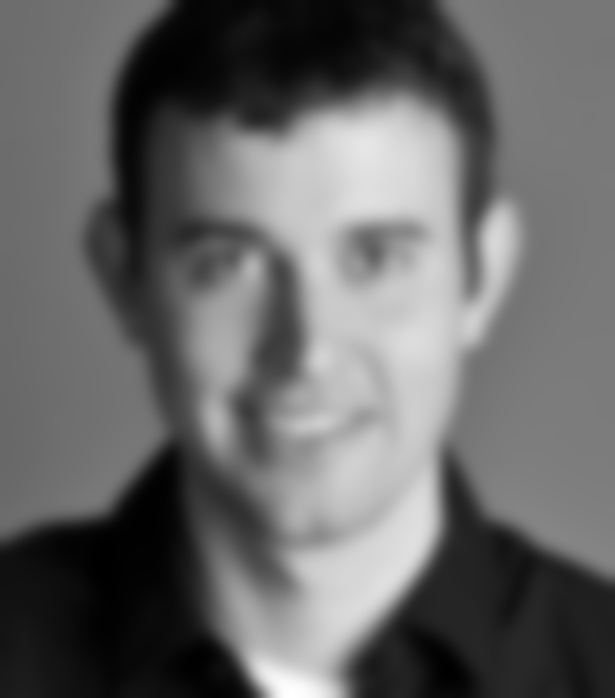
#> input picture hw2/imgs/DerekPicture-crop_G1.jpg, 615 x 698 px
$ python main_part2_34.py imgs/DerekPicture-crop_G1.jpg imgs/DerekPicture-crop_nutmeg-crop_hybrid.jpg 5 100 100 100 out   (older library calls are emulated)
#> lines starting #> are read from the running program, lines starting #| are printed output that depends on the picture; after the words box and inside, x2 and y2 are one past the last pixel; in counts of white or black regions, pixels touching at a corner belong together
import numpy as np
import cv2
import argparse
import matplotlib
matplotlib.use('Agg')

import matplotlib.pyplot as plt

from pathlib import Path

DEBUG = False

def get2d_gaussian(ksize, sigma):
    g1d = cv2.getGaussianKernel(ksize, sigma)
    kernel = g1d.dot(g1d.T)
    return kernel

def get_gaussian_stacks(img, ksize, depth):
    stacks = [img]

    prev_img = img.astype(np.float32)
    # https://computergraphics.stackexchange.com/questions/256/is-doing-multiple-gaussian-blurs-the-same-as-doing-one-larger-blur
    for i in range(depth):
        kernel = get2d_gaussian(ksize * (i+1), 0)
        # kernel = get2d_gaussian(ksize, 0)
        cur = cv2.filter2D(prev_img, cv2.CV_32F, kernel)

        stacks.append(cur)
        prev_img = cur
    return stacks

def normalize(img):
    # NOTE: have to normalize each channel separately!!
    b = cv2.normalize(img[:, :, 0], None, 0, 255, cv2.NORM_MINMAX).astype(np.uint8)
    g = cv2.normalize(img[:, :, 1], None, 0, 255, cv2.NORM_MINMAX).astype(np.uint8)
    r = cv2.normalize(img[:, :, 2], None, 0, 255, cv2.NORM_MINMAX).astype(np.uint8)
    return np.stack([b, g, r], axis=-1)

def get_laplacian_stacks(img, ksize, depth):
    lp_stacks = []
    prev_img = img.astype(np.float32)

    for i in range(depth):
        kernel = get2d_gaussian(ksize * (i+1), 0)
        # kernel = get2d_gaussian(ksize , 0)
        cur = cv2.filter2D(prev_img, cv2.CV_32F, kernel)
        lp = prev_img - cur

        prev_img = cur

        lp_stacks.append(lp)

    lp_stacks.append(prev_img)

    return lp_stacks

def bgr2rgb(img):
    img = cv2.cvtColor(img, cv2.COLOR_BGR2RGB)
    return img

def main():
    parser = argparse.ArgumentParser()
    parser.add_argument("left", type=str)
    parser.add_argument("right", type=str)
    parser.add_argument("depth", type=int)
    parser.add_argument("mask_ksize", type=int)
    parser.add_argument("left_ksize", type=int)
    parser.add_argument("right_ksize", type=int)
    parser.add_argument("out_dir", type=str)

    parser.add_argument("--mask_path", type=str, default=None, help="User provided mask")

    args = parser.parse_args()
    out_dir = Path(args.out_dir)
    out_dir.mkdir(exist_ok=True)

    left_path_stem = Path(args.left).stem
    right_path_stem = Path(args.right).stem

    left = cv2.imread(args.left)
#> left is the input picture: shape (698, 615, 3); min 0, max 255, mean 103
    right = cv2.imread(args.right)
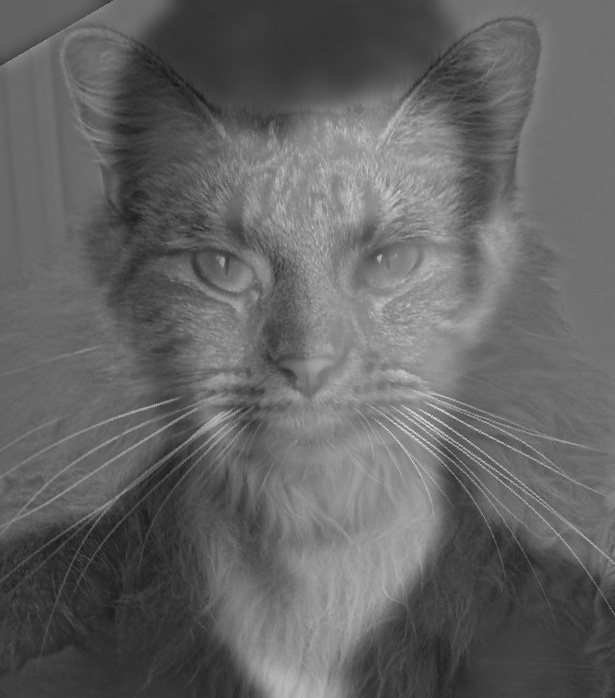
#> input picture hw2/imgs/DerekPicture-crop_nutmeg-crop_hybrid.jpg, 615 x 698 px
#> right is the input picture: shape (698, 615, 3); min 22, max 218, mean 99.8

    assert left.shape == right.shape

    h, w = left.shape[0:2]
#> h = 698; w = 615
    if args.mask_path is None:
        mask = np.zeros((h, w, 3), dtype=np.float32)

        # A step function mask
        mask[:, :w//2] = 1
    else:
        assert isinstance(args.mask_path, str)
        # user provided mask
        mask = cv2.imread(args.mask_path)
        mask = mask / 255 #
        mask = mask.astype(np.float32)

    assert mask.shape[0:2] == (h, w)

    # depth = 4
    depth = args.depth

    # mask_stacks = get_gaussian_stacks(mask, 71, depth)
    mask_stacks = get_gaussian_stacks(mask, args.mask_ksize, depth)

    left_g_stacks = get_gaussian_stacks(left, args.left_ksize, depth)
#> call 2 of get_gaussian_stacks, with ksize = 100, depth = 5
#> after the loop in get_gaussian_stacks (call 2), `for i in range(depth):`:
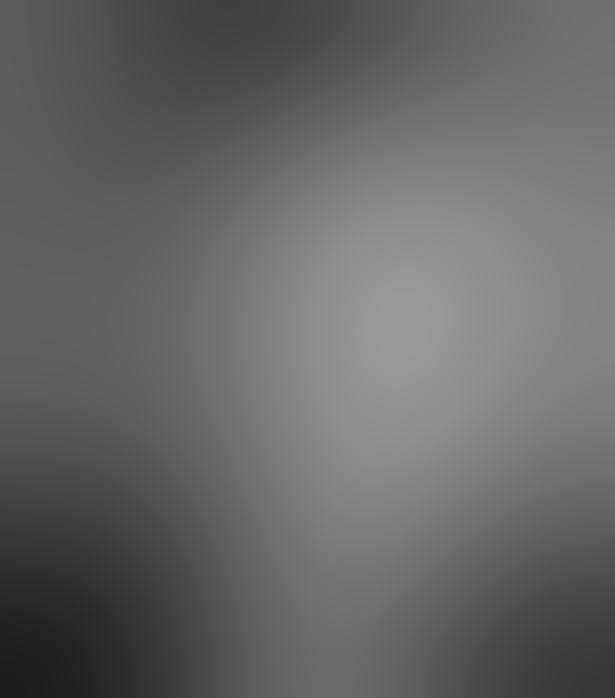
#> prev_img: shape (698, 615, 3) float32; min 29.23, max 152, mean 102.9
#> after the loop in get_gaussian_stacks (call 2), `for i in range(depth):`: stacks = 6 items
#> left_g_stacks = 6 items
    right_g_stacks = get_gaussian_stacks(right, args.right_ksize, depth)
#> right_g_stacks = 6 items

    left_lp_stacks = get_laplacian_stacks(left, args.left_ksize, depth)
#> after the loop in get_laplacian_stacks, `for i in range(depth):`: lp_stacks = 5 items
#> left_lp_stacks = 6 items
    right_lp_stacks = get_laplacian_stacks(right, args.right_ksize, depth)
#> the loop in get_laplacian_stacks (call 2), `for i in range(depth):` made 5 passes
#> pass 1, in get_laplacian_stacks (call 2), `lp = prev_img - cur`:
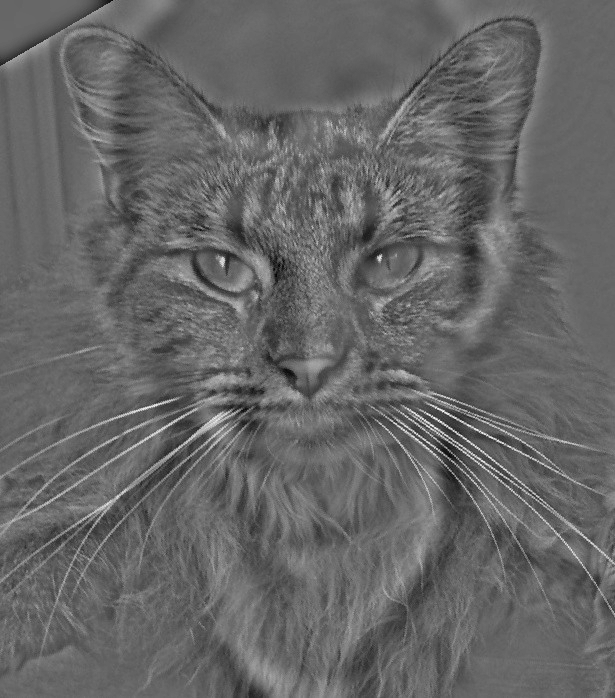
#> lp: shape (698, 615, 3) float32; min -54.59, max 81.25, mean 0; drawn with min black and max white
#> right_lp_stacks = 6 items

    for i, m in enumerate(mask_stacks):
        cv2.imwrite(str(out_dir / f"mask_{i}.jpg"), (m * 255).astype(np.uint8))
#> this loop made 6 passes
#> pass 1, in main, `cv2.imwrite(str(out_dir / f"mask_{i}.jpg"), (m * 255).astype(np.uint8))`:
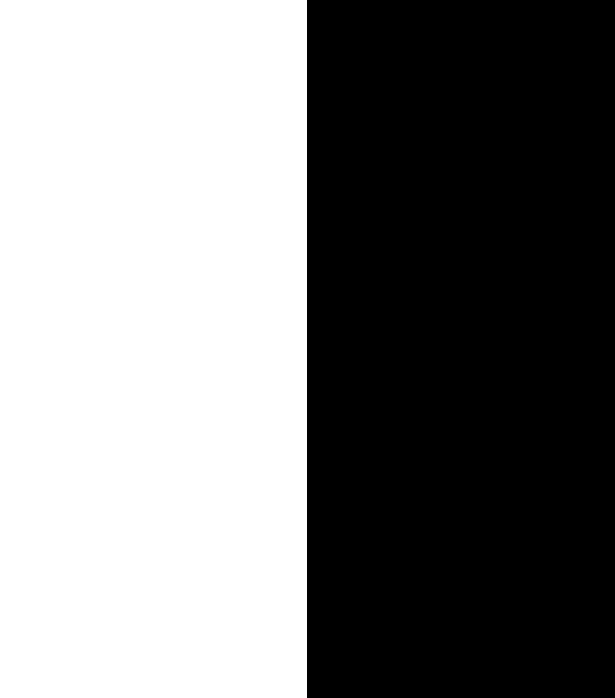
#> saved as mask_0.jpg: shape (698, 615, 3); 49.9% white; 1 white region, box (x1, y1, x2, y2) and area: (0, 0, 307, 698) 214286

    for i, l in enumerate(left_g_stacks):
        cv2.imwrite(str(out_dir / f"{left_path_stem}_{i}.jpg"), l)

    for i, r in enumerate(right_g_stacks):
        cv2.imwrite(str(out_dir / f"{right_path_stem}_{i}.jpg"), r)

    for i, l in enumerate(left_lp_stacks):
        cv2.imwrite(str(out_dir / f"{left_path_stem}_lp_{i}.jpg"), normalize(l))

    for i, r in enumerate(right_lp_stacks):
        cv2.imwrite(str(out_dir / f"{right_path_stem}_lp_{i}.jpg"), normalize(r))

    # merge
    col = 3

    nrow, ncol = depth+2, col

    # [5 lines of commented-out code are left out]

    gs = matplotlib.gridspec.GridSpec(nrow, ncol)

    fig = plt.figure(figsize=(15, 15), dpi=100)

    out = np.zeros((h, w, 3), dtype=np.float32)

    left_acc = np.zeros((h, w, 3), dtype=np.float32)
    right_acc = np.zeros((h, w, 3), dtype=np.float32)
    for i in range(depth, -1, -1):
        left_lp_masked = mask_stacks[i] * (left_lp_stacks[i])
        right_lp_masked = (1-mask_stacks[i]) * (right_lp_stacks[i])
        t = left_lp_masked + right_lp_masked

        left_acc += left_lp_masked
        right_acc += right_lp_masked

        ax_left = plt.subplot(gs[depth-i, 0])
        ax_right = plt.subplot(gs[depth-i, 1])
        ax_merged = plt.subplot(gs[depth-i, 2])

        ax_left.axis("off")
        ax_right.axis("off")
        ax_merged.axis("off")

        ax_left.title.set_text("Level: {}".format(i))
        ax_right.title.set_text("Level: {}".format(i))
        ax_merged.title.set_text("Level: {}".format(i))

        out += t

        ax_left.imshow(bgr2rgb(normalize(left_lp_masked)))
        ax_right.imshow(bgr2rgb(normalize(right_lp_masked)))
        ax_merged.imshow(bgr2rgb(normalize(t)))
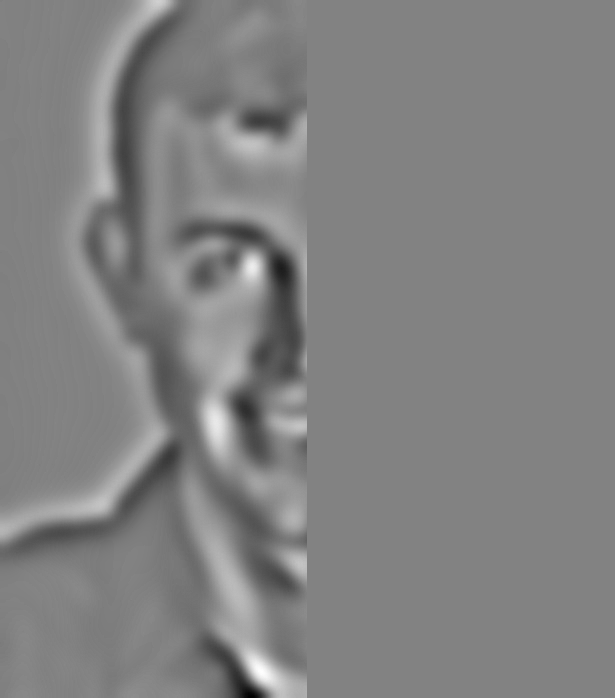
#> left_lp_masked: shape (698, 615, 3) float32; min -57.51, max 55.17, mean -0.2; drawn with min black and max white
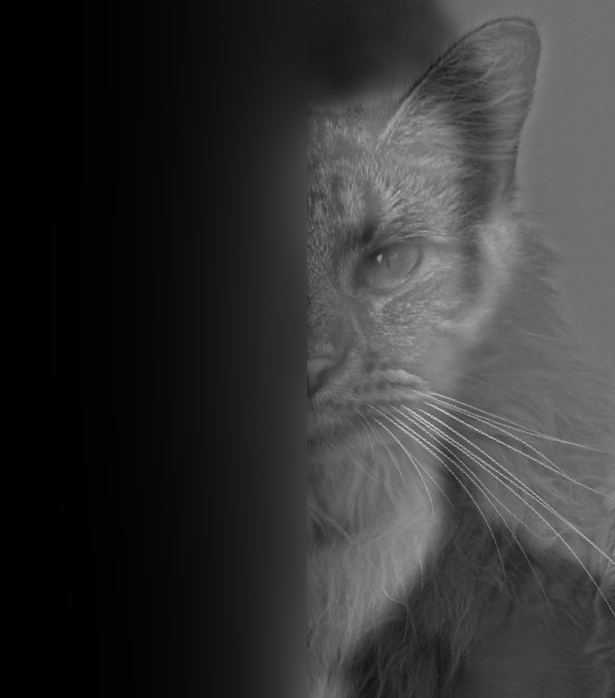
#> right_acc: shape (698, 615, 3) float32; min 0.327, max 199.1, mean 53.9

    ax_left = plt.subplot(gs[depth+1, 0])
    ax_right = plt.subplot(gs[depth+1, 1])
    ax_merged = plt.subplot(gs[depth+1, 2])

    ax_left.axis("off")
    ax_right.axis("off")
    ax_merged.axis("off")

    ax_left.imshow(bgr2rgb(normalize(left_acc)))
    ax_right.imshow(bgr2rgb(normalize(right_acc)))
    ax_merged.imshow(bgr2rgb(normalize(out)))

    ax_left.title.set_text("Left accumulated result")
    ax_right.title.set_text("Right accumulated result")
    ax_merged.title.set_text("Final result")

    fig.savefig(str(out_dir / f"{left_path_stem}_{right_path_stem}_process.jpg"))
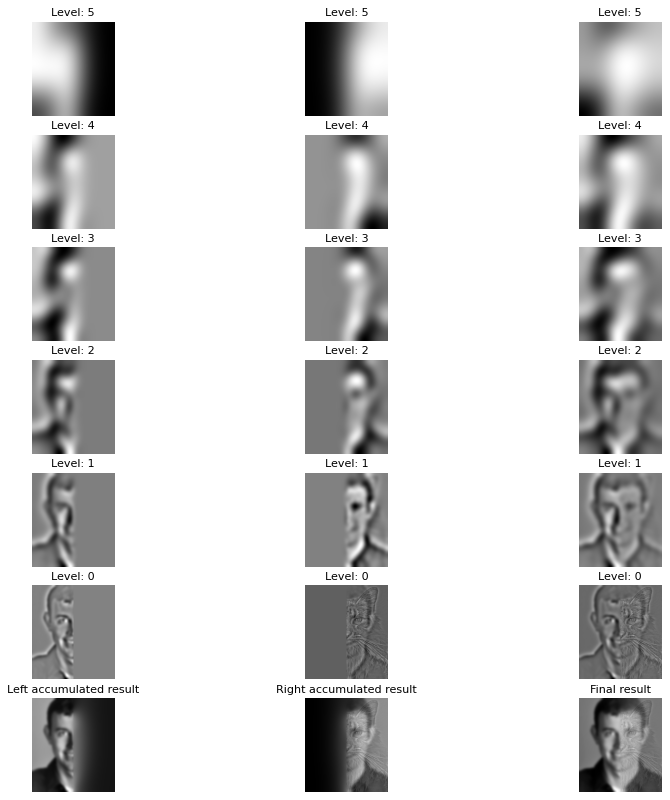
#> figure drawn by matplotlib, 21 panels

    if DEBUG:
        print("out: max: {}, min: {}".format(np.max(out), np.min(out)))
    out = np.clip(out, 0, 255)
    cv2.imwrite(str(out_dir / f"{left_path_stem}_{right_path_stem}_out.jpg"), out)


if __name__ == "__main__":
    main()
